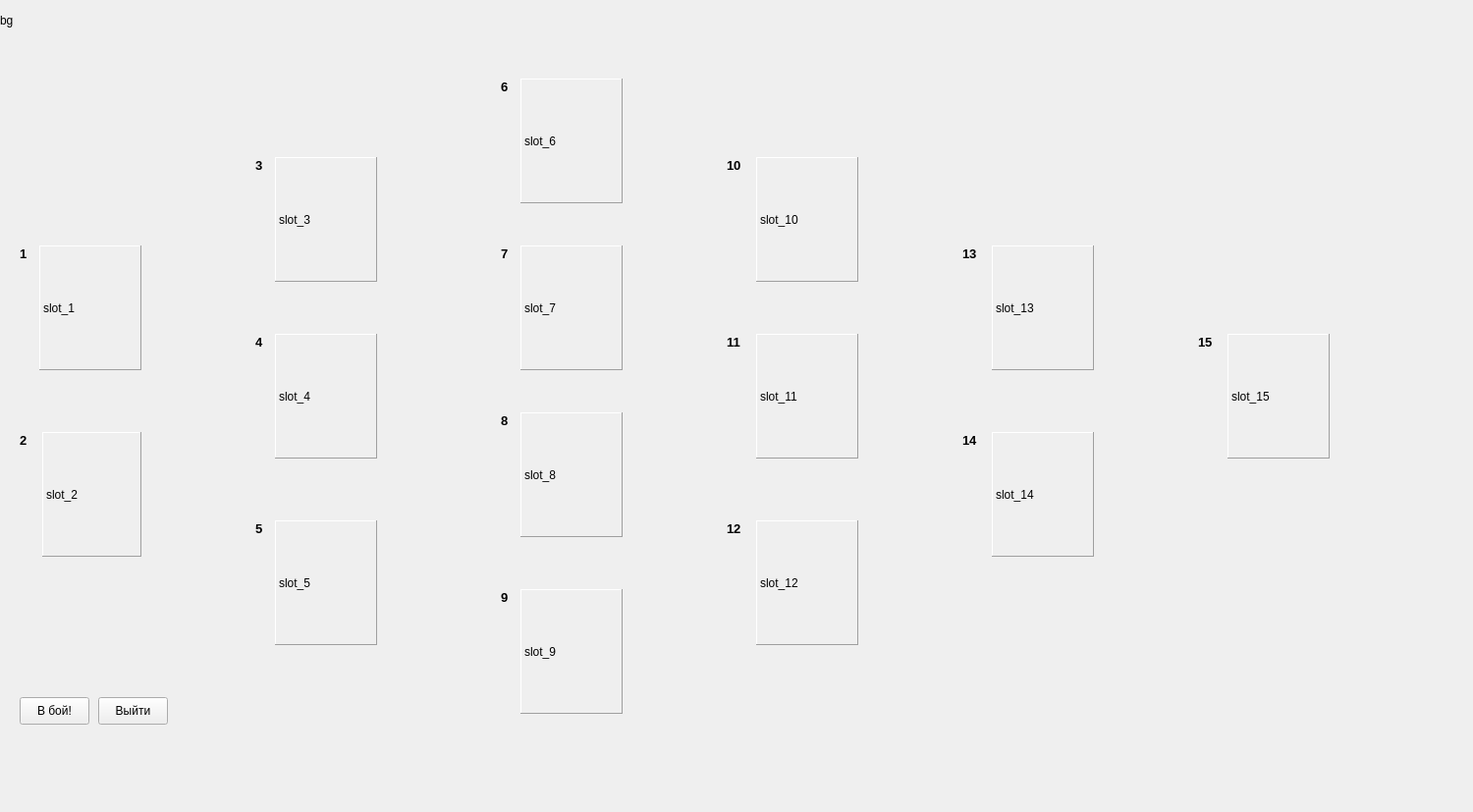
<?xml version="1.0" encoding="UTF-8"?>
<ui version="4.0">
 <class>CampaignWindow</class>
 <widget class="QMainWindow" name="CampaignWindow">
  <property name="enabled">
   <bool>true</bool>
  </property>
  <property name="geometry">
   <rect>
    <x>0</x>
    <y>0</y>
    <width>1500</width>
    <height>827</height>
   </rect>
  </property>
  <property name="maximumSize">
   <size>
    <width>1500</width>
    <height>827</height>
   </size>
  </property>
  <property name="windowTitle">
   <string>CampaignWindow</string>
  </property>
  <widget class="QWidget" name="centralwidget">
   <widget class="QPushButton" name="ExitButton">
    <property name="geometry">
     <rect>
      <x>100</x>
      <y>710</y>
      <width>71</width>
      <height>28</height>
     </rect>
    </property>
    <property name="text">
     <string>Выйти</string>
    </property>
   </widget>
   <widget class="QPushButton" name="pushButtonFight">
    <property name="geometry">
     <rect>
      <x>20</x>
      <y>710</y>
      <width>71</width>
      <height>28</height>
     </rect>
    </property>
    <property name="text">
     <string>В бой!</string>
    </property>
   </widget>
   <widget class="QLabel" name="slot2">
    <property name="geometry">
     <rect>
      <x>43</x>
      <y>440</y>
      <width>101</width>
      <height>127</height>
     </rect>
    </property>
    <property name="layoutDirection">
     <enum>Qt::RightToLeft</enum>
    </property>
    <property name="frameShape">
     <enum>QFrame::Panel</enum>
    </property>
    <property name="frameShadow">
     <enum>QFrame::Raised</enum>
    </property>
    <property name="lineWidth">
     <number>1</number>
    </property>
    <property name="midLineWidth">
     <number>0</number>
    </property>
    <property name="text">
     <string>slot_2</string>
    </property>
    <property name="alignment">
     <set>Qt::AlignLeading|Qt::AlignLeft|Qt::AlignVCenter</set>
    </property>
   </widget>
   <widget class="QLabel" name="slot4">
    <property name="geometry">
     <rect>
      <x>280</x>
      <y>340</y>
      <width>104</width>
      <height>127</height>
     </rect>
    </property>
    <property name="frameShape">
     <enum>QFrame::Panel</enum>
    </property>
    <property name="frameShadow">
     <enum>QFrame::Raised</enum>
    </property>
    <property name="lineWidth">
     <number>1</number>
    </property>
    <property name="midLineWidth">
     <number>0</number>
    </property>
    <property name="text">
     <string>slot_4</string>
    </property>
   </widget>
   <widget class="QPushButton" name="pushButtonSlot_4">
    <property name="geometry">
     <rect>
      <x>280</x>
      <y>340</y>
      <width>104</width>
      <height>127</height>
     </rect>
    </property>
    <property name="text">
     <string/>
    </property>
    <property name="flat">
     <bool>true</bool>
    </property>
   </widget>
   <widget class="QPushButton" name="pushButtonSlot_2">
    <property name="geometry">
     <rect>
      <x>40</x>
      <y>440</y>
      <width>104</width>
      <height>127</height>
     </rect>
    </property>
    <property name="layoutDirection">
     <enum>Qt::LeftToRight</enum>
    </property>
    <property name="text">
     <string/>
    </property>
    <property name="flat">
     <bool>true</bool>
    </property>
   </widget>
   <widget class="QLabel" name="slot1">
    <property name="geometry">
     <rect>
      <x>40</x>
      <y>250</y>
      <width>104</width>
      <height>127</height>
     </rect>
    </property>
    <property name="frameShape">
     <enum>QFrame::Panel</enum>
    </property>
    <property name="frameShadow">
     <enum>QFrame::Raised</enum>
    </property>
    <property name="lineWidth">
     <number>1</number>
    </property>
    <property name="midLineWidth">
     <number>0</number>
    </property>
    <property name="text">
     <string>slot_1</string>
    </property>
   </widget>
   <widget class="QPushButton" name="pushButtonSlot_1">
    <property name="geometry">
     <rect>
      <x>40</x>
      <y>250</y>
      <width>104</width>
      <height>127</height>
     </rect>
    </property>
    <property name="text">
     <string/>
    </property>
    <property name="flat">
     <bool>true</bool>
    </property>
   </widget>
   <widget class="QLabel" name="slot3">
    <property name="geometry">
     <rect>
      <x>280</x>
      <y>160</y>
      <width>104</width>
      <height>127</height>
     </rect>
    </property>
    <property name="frameShape">
     <enum>QFrame::Panel</enum>
    </property>
    <property name="frameShadow">
     <enum>QFrame::Raised</enum>
    </property>
    <property name="lineWidth">
     <number>1</number>
    </property>
    <property name="midLineWidth">
     <number>0</number>
    </property>
    <property name="text">
     <string>slot_3</string>
    </property>
   </widget>
   <widget class="QPushButton" name="pushButtonSlot_3">
    <property name="geometry">
     <rect>
      <x>280</x>
      <y>160</y>
      <width>104</width>
      <height>127</height>
     </rect>
    </property>
    <property name="text">
     <string/>
    </property>
    <property name="flat">
     <bool>true</bool>
    </property>
   </widget>
   <widget class="QLabel" name="campaignBG">
    <property name="geometry">
     <rect>
      <x>0</x>
      <y>0</y>
      <width>41</width>
      <height>41</height>
     </rect>
    </property>
    <property name="text">
     <string>bg</string>
    </property>
    <property name="scaledContents">
     <bool>true</bool>
    </property>
   </widget>
   <widget class="QPushButton" name="pushButtonSlot_5">
    <property name="geometry">
     <rect>
      <x>280</x>
      <y>530</y>
      <width>104</width>
      <height>127</height>
     </rect>
    </property>
    <property name="text">
     <string/>
    </property>
    <property name="flat">
     <bool>true</bool>
    </property>
   </widget>
   <widget class="QLabel" name="slot5">
    <property name="geometry">
     <rect>
      <x>280</x>
      <y>530</y>
      <width>104</width>
      <height>127</height>
     </rect>
    </property>
    <property name="frameShape">
     <enum>QFrame::Panel</enum>
    </property>
    <property name="frameShadow">
     <enum>QFrame::Raised</enum>
    </property>
    <property name="lineWidth">
     <number>1</number>
    </property>
    <property name="midLineWidth">
     <number>0</number>
    </property>
    <property name="text">
     <string>slot_5</string>
    </property>
   </widget>
   <widget class="QPushButton" name="pushButtonSlot_6">
    <property name="geometry">
     <rect>
      <x>530</x>
      <y>80</y>
      <width>104</width>
      <height>127</height>
     </rect>
    </property>
    <property name="text">
     <string/>
    </property>
    <property name="flat">
     <bool>true</bool>
    </property>
   </widget>
   <widget class="QLabel" name="slot6">
    <property name="geometry">
     <rect>
      <x>530</x>
      <y>80</y>
      <width>104</width>
      <height>127</height>
     </rect>
    </property>
    <property name="frameShape">
     <enum>QFrame::Panel</enum>
    </property>
    <property name="frameShadow">
     <enum>QFrame::Raised</enum>
    </property>
    <property name="lineWidth">
     <number>1</number>
    </property>
    <property name="midLineWidth">
     <number>0</number>
    </property>
    <property name="text">
     <string>slot_6</string>
    </property>
   </widget>
   <widget class="QLabel" name="PlayerSlotTxt_1">
    <property name="geometry">
     <rect>
      <x>20</x>
      <y>250</y>
      <width>16</width>
      <height>16</height>
     </rect>
    </property>
    <property name="font">
     <font>
      <pointsize>10</pointsize>
      <weight>75</weight>
      <bold>true</bold>
     </font>
    </property>
    <property name="text">
     <string>1</string>
    </property>
   </widget>
   <widget class="QLabel" name="PlayerSlotTxt_3">
    <property name="geometry">
     <rect>
      <x>260</x>
      <y>160</y>
      <width>16</width>
      <height>16</height>
     </rect>
    </property>
    <property name="font">
     <font>
      <pointsize>10</pointsize>
      <weight>75</weight>
      <bold>true</bold>
     </font>
    </property>
    <property name="text">
     <string>3</string>
    </property>
   </widget>
   <widget class="QLabel" name="PlayerSlotTxt_5">
    <property name="geometry">
     <rect>
      <x>260</x>
      <y>530</y>
      <width>16</width>
      <height>16</height>
     </rect>
    </property>
    <property name="font">
     <font>
      <pointsize>10</pointsize>
      <weight>75</weight>
      <bold>true</bold>
     </font>
    </property>
    <property name="text">
     <string>5</string>
    </property>
   </widget>
   <widget class="QLabel" name="PlayerSlotTxt_2">
    <property name="geometry">
     <rect>
      <x>20</x>
      <y>440</y>
      <width>16</width>
      <height>16</height>
     </rect>
    </property>
    <property name="font">
     <font>
      <pointsize>10</pointsize>
      <weight>75</weight>
      <bold>true</bold>
     </font>
    </property>
    <property name="text">
     <string>2</string>
    </property>
   </widget>
   <widget class="QLabel" name="PlayerSlotTxt_4">
    <property name="geometry">
     <rect>
      <x>260</x>
      <y>340</y>
      <width>16</width>
      <height>16</height>
     </rect>
    </property>
    <property name="font">
     <font>
      <pointsize>10</pointsize>
      <weight>75</weight>
      <bold>true</bold>
     </font>
    </property>
    <property name="text">
     <string>4</string>
    </property>
   </widget>
   <widget class="QLabel" name="EnemySlotTxt_6">
    <property name="geometry">
     <rect>
      <x>510</x>
      <y>80</y>
      <width>16</width>
      <height>16</height>
     </rect>
    </property>
    <property name="font">
     <font>
      <pointsize>10</pointsize>
      <weight>75</weight>
      <bold>true</bold>
     </font>
    </property>
    <property name="text">
     <string>6</string>
    </property>
   </widget>
   <widget class="QLabel" name="EnemySlotTxt_7">
    <property name="geometry">
     <rect>
      <x>510</x>
      <y>250</y>
      <width>16</width>
      <height>16</height>
     </rect>
    </property>
    <property name="font">
     <font>
      <pointsize>10</pointsize>
      <weight>75</weight>
      <bold>true</bold>
     </font>
    </property>
    <property name="text">
     <string>7</string>
    </property>
   </widget>
   <widget class="QPushButton" name="pushButtonSlot_7">
    <property name="geometry">
     <rect>
      <x>530</x>
      <y>250</y>
      <width>104</width>
      <height>127</height>
     </rect>
    </property>
    <property name="text">
     <string/>
    </property>
    <property name="flat">
     <bool>true</bool>
    </property>
   </widget>
   <widget class="QLabel" name="slot7">
    <property name="geometry">
     <rect>
      <x>530</x>
      <y>250</y>
      <width>104</width>
      <height>127</height>
     </rect>
    </property>
    <property name="frameShape">
     <enum>QFrame::Panel</enum>
    </property>
    <property name="frameShadow">
     <enum>QFrame::Raised</enum>
    </property>
    <property name="lineWidth">
     <number>1</number>
    </property>
    <property name="midLineWidth">
     <number>0</number>
    </property>
    <property name="text">
     <string>slot_7</string>
    </property>
   </widget>
   <widget class="QLabel" name="EnemySlotTxt_8">
    <property name="geometry">
     <rect>
      <x>510</x>
      <y>420</y>
      <width>16</width>
      <height>16</height>
     </rect>
    </property>
    <property name="font">
     <font>
      <pointsize>10</pointsize>
      <weight>75</weight>
      <bold>true</bold>
     </font>
    </property>
    <property name="text">
     <string>8</string>
    </property>
   </widget>
   <widget class="QPushButton" name="pushButtonSlot_8">
    <property name="geometry">
     <rect>
      <x>530</x>
      <y>420</y>
      <width>104</width>
      <height>127</height>
     </rect>
    </property>
    <property name="text">
     <string/>
    </property>
    <property name="flat">
     <bool>true</bool>
    </property>
   </widget>
   <widget class="QLabel" name="slot8">
    <property name="geometry">
     <rect>
      <x>530</x>
      <y>420</y>
      <width>104</width>
      <height>127</height>
     </rect>
    </property>
    <property name="frameShape">
     <enum>QFrame::Panel</enum>
    </property>
    <property name="frameShadow">
     <enum>QFrame::Raised</enum>
    </property>
    <property name="lineWidth">
     <number>1</number>
    </property>
    <property name="midLineWidth">
     <number>0</number>
    </property>
    <property name="text">
     <string>slot_8</string>
    </property>
   </widget>
   <widget class="QLabel" name="EnemySlotTxt_9">
    <property name="geometry">
     <rect>
      <x>510</x>
      <y>600</y>
      <width>16</width>
      <height>16</height>
     </rect>
    </property>
    <property name="font">
     <font>
      <pointsize>10</pointsize>
      <weight>75</weight>
      <bold>true</bold>
     </font>
    </property>
    <property name="text">
     <string>9</string>
    </property>
   </widget>
   <widget class="QLabel" name="slot9">
    <property name="geometry">
     <rect>
      <x>530</x>
      <y>600</y>
      <width>104</width>
      <height>127</height>
     </rect>
    </property>
    <property name="frameShape">
     <enum>QFrame::Panel</enum>
    </property>
    <property name="frameShadow">
     <enum>QFrame::Raised</enum>
    </property>
    <property name="lineWidth">
     <number>1</number>
    </property>
    <property name="midLineWidth">
     <number>0</number>
    </property>
    <property name="text">
     <string>slot_9</string>
    </property>
   </widget>
   <widget class="QPushButton" name="pushButtonSlot_9">
    <property name="geometry">
     <rect>
      <x>530</x>
      <y>600</y>
      <width>104</width>
      <height>127</height>
     </rect>
    </property>
    <property name="text">
     <string/>
    </property>
    <property name="flat">
     <bool>true</bool>
    </property>
   </widget>
   <widget class="QLabel" name="EnemySlotTxt_10">
    <property name="geometry">
     <rect>
      <x>740</x>
      <y>160</y>
      <width>23</width>
      <height>16</height>
     </rect>
    </property>
    <property name="font">
     <font>
      <pointsize>10</pointsize>
      <weight>75</weight>
      <bold>true</bold>
     </font>
    </property>
    <property name="text">
     <string>10</string>
    </property>
   </widget>
   <widget class="QPushButton" name="pushButtonSlot_10">
    <property name="geometry">
     <rect>
      <x>770</x>
      <y>160</y>
      <width>104</width>
      <height>127</height>
     </rect>
    </property>
    <property name="text">
     <string/>
    </property>
    <property name="flat">
     <bool>true</bool>
    </property>
   </widget>
   <widget class="QLabel" name="slot10">
    <property name="geometry">
     <rect>
      <x>770</x>
      <y>160</y>
      <width>104</width>
      <height>127</height>
     </rect>
    </property>
    <property name="frameShape">
     <enum>QFrame::Panel</enum>
    </property>
    <property name="frameShadow">
     <enum>QFrame::Raised</enum>
    </property>
    <property name="lineWidth">
     <number>1</number>
    </property>
    <property name="midLineWidth">
     <number>0</number>
    </property>
    <property name="text">
     <string>slot_10</string>
    </property>
   </widget>
   <widget class="QLabel" name="slot11">
    <property name="geometry">
     <rect>
      <x>770</x>
      <y>340</y>
      <width>104</width>
      <height>127</height>
     </rect>
    </property>
    <property name="frameShape">
     <enum>QFrame::Panel</enum>
    </property>
    <property name="frameShadow">
     <enum>QFrame::Raised</enum>
    </property>
    <property name="lineWidth">
     <number>1</number>
    </property>
    <property name="midLineWidth">
     <number>0</number>
    </property>
    <property name="text">
     <string>slot_11</string>
    </property>
   </widget>
   <widget class="QLabel" name="EnemySlotTxt_11">
    <property name="geometry">
     <rect>
      <x>740</x>
      <y>340</y>
      <width>23</width>
      <height>16</height>
     </rect>
    </property>
    <property name="font">
     <font>
      <pointsize>10</pointsize>
      <weight>75</weight>
      <bold>true</bold>
     </font>
    </property>
    <property name="text">
     <string>11</string>
    </property>
   </widget>
   <widget class="QPushButton" name="pushButtonSlot_11">
    <property name="geometry">
     <rect>
      <x>770</x>
      <y>340</y>
      <width>104</width>
      <height>127</height>
     </rect>
    </property>
    <property name="text">
     <string/>
    </property>
    <property name="flat">
     <bool>true</bool>
    </property>
   </widget>
   <widget class="QPushButton" name="pushButtonSlot_12">
    <property name="geometry">
     <rect>
      <x>770</x>
      <y>530</y>
      <width>104</width>
      <height>127</height>
     </rect>
    </property>
    <property name="text">
     <string/>
    </property>
    <property name="flat">
     <bool>true</bool>
    </property>
   </widget>
   <widget class="QLabel" name="slot12">
    <property name="geometry">
     <rect>
      <x>770</x>
      <y>530</y>
      <width>104</width>
      <height>127</height>
     </rect>
    </property>
    <property name="frameShape">
     <enum>QFrame::Panel</enum>
    </property>
    <property name="frameShadow">
     <enum>QFrame::Raised</enum>
    </property>
    <property name="lineWidth">
     <number>1</number>
    </property>
    <property name="midLineWidth">
     <number>0</number>
    </property>
    <property name="text">
     <string>slot_12</string>
    </property>
   </widget>
   <widget class="QLabel" name="EnemySlotTxt_12">
    <property name="geometry">
     <rect>
      <x>740</x>
      <y>530</y>
      <width>23</width>
      <height>16</height>
     </rect>
    </property>
    <property name="font">
     <font>
      <pointsize>10</pointsize>
      <weight>75</weight>
      <bold>true</bold>
     </font>
    </property>
    <property name="text">
     <string>12</string>
    </property>
   </widget>
   <widget class="QPushButton" name="pushButtonSlot_13">
    <property name="geometry">
     <rect>
      <x>1010</x>
      <y>250</y>
      <width>104</width>
      <height>127</height>
     </rect>
    </property>
    <property name="text">
     <string/>
    </property>
    <property name="flat">
     <bool>true</bool>
    </property>
   </widget>
   <widget class="QLabel" name="EnemySlotTxt_13">
    <property name="geometry">
     <rect>
      <x>980</x>
      <y>250</y>
      <width>23</width>
      <height>16</height>
     </rect>
    </property>
    <property name="font">
     <font>
      <pointsize>10</pointsize>
      <weight>75</weight>
      <bold>true</bold>
     </font>
    </property>
    <property name="text">
     <string>13</string>
    </property>
   </widget>
   <widget class="QLabel" name="slot13">
    <property name="geometry">
     <rect>
      <x>1010</x>
      <y>250</y>
      <width>104</width>
      <height>127</height>
     </rect>
    </property>
    <property name="frameShape">
     <enum>QFrame::Panel</enum>
    </property>
    <property name="frameShadow">
     <enum>QFrame::Raised</enum>
    </property>
    <property name="lineWidth">
     <number>1</number>
    </property>
    <property name="midLineWidth">
     <number>0</number>
    </property>
    <property name="text">
     <string>slot_13</string>
    </property>
   </widget>
   <widget class="QLabel" name="slot14">
    <property name="geometry">
     <rect>
      <x>1010</x>
      <y>440</y>
      <width>104</width>
      <height>127</height>
     </rect>
    </property>
    <property name="frameShape">
     <enum>QFrame::Panel</enum>
    </property>
    <property name="frameShadow">
     <enum>QFrame::Raised</enum>
    </property>
    <property name="lineWidth">
     <number>1</number>
    </property>
    <property name="midLineWidth">
     <number>0</number>
    </property>
    <property name="text">
     <string>slot_14</string>
    </property>
   </widget>
   <widget class="QPushButton" name="pushButtonSlot_14">
    <property name="geometry">
     <rect>
      <x>1010</x>
      <y>440</y>
      <width>104</width>
      <height>127</height>
     </rect>
    </property>
    <property name="text">
     <string/>
    </property>
    <property name="flat">
     <bool>true</bool>
    </property>
   </widget>
   <widget class="QLabel" name="EnemySlotTxt_14">
    <property name="geometry">
     <rect>
      <x>980</x>
      <y>440</y>
      <width>23</width>
      <height>16</height>
     </rect>
    </property>
    <property name="font">
     <font>
      <pointsize>10</pointsize>
      <weight>75</weight>
      <bold>true</bold>
     </font>
    </property>
    <property name="text">
     <string>14</string>
    </property>
   </widget>
   <widget class="QPushButton" name="pushButtonSlot_15">
    <property name="geometry">
     <rect>
      <x>1250</x>
      <y>340</y>
      <width>104</width>
      <height>127</height>
     </rect>
    </property>
    <property name="text">
     <string/>
    </property>
    <property name="flat">
     <bool>true</bool>
    </property>
   </widget>
   <widget class="QLabel" name="EnemySlotTxt_15">
    <property name="geometry">
     <rect>
      <x>1220</x>
      <y>340</y>
      <width>23</width>
      <height>16</height>
     </rect>
    </property>
    <property name="font">
     <font>
      <pointsize>10</pointsize>
      <weight>75</weight>
      <bold>true</bold>
     </font>
    </property>
    <property name="text">
     <string>15</string>
    </property>
   </widget>
   <widget class="QLabel" name="slot15">
    <property name="geometry">
     <rect>
      <x>1250</x>
      <y>340</y>
      <width>104</width>
      <height>127</height>
     </rect>
    </property>
    <property name="frameShape">
     <enum>QFrame::Panel</enum>
    </property>
    <property name="frameShadow">
     <enum>QFrame::Raised</enum>
    </property>
    <property name="lineWidth">
     <number>1</number>
    </property>
    <property name="midLineWidth">
     <number>0</number>
    </property>
    <property name="text">
     <string>slot_15</string>
    </property>
   </widget>
   <zorder>campaignBG</zorder>
   <zorder>ExitButton</zorder>
   <zorder>pushButtonFight</zorder>
   <zorder>slot2</zorder>
   <zorder>slot4</zorder>
   <zorder>slot1</zorder>
   <zorder>slot3</zorder>
   <zorder>slot5</zorder>
   <zorder>slot6</zorder>
   <zorder>PlayerSlotTxt_1</zorder>
   <zorder>PlayerSlotTxt_3</zorder>
   <zorder>PlayerSlotTxt_5</zorder>
   <zorder>PlayerSlotTxt_2</zorder>
   <zorder>PlayerSlotTxt_4</zorder>
   <zorder>EnemySlotTxt_6</zorder>
   <zorder>EnemySlotTxt_7</zorder>
   <zorder>slot7</zorder>
   <zorder>EnemySlotTxt_8</zorder>
   <zorder>slot8</zorder>
   <zorder>EnemySlotTxt_9</zorder>
   <zorder>slot9</zorder>
   <zorder>EnemySlotTxt_10</zorder>
   <zorder>slot10</zorder>
   <zorder>slot11</zorder>
   <zorder>EnemySlotTxt_11</zorder>
   <zorder>slot12</zorder>
   <zorder>EnemySlotTxt_12</zorder>
   <zorder>EnemySlotTxt_13</zorder>
   <zorder>slot13</zorder>
   <zorder>pushButtonSlot_4</zorder>
   <zorder>pushButtonSlot_6</zorder>
   <zorder>pushButtonSlot_12</zorder>
   <zorder>pushButtonSlot_9</zorder>
   <zorder>pushButtonSlot_2</zorder>
   <zorder>pushButtonSlot_1</zorder>
   <zorder>pushButtonSlot_5</zorder>
   <zorder>pushButtonSlot_11</zorder>
   <zorder>pushButtonSlot_7</zorder>
   <zorder>pushButtonSlot_13</zorder>
   <zorder>pushButtonSlot_3</zorder>
   <zorder>pushButtonSlot_10</zorder>
   <zorder>pushButtonSlot_8</zorder>
   <zorder>slot14</zorder>
   <zorder>pushButtonSlot_14</zorder>
   <zorder>EnemySlotTxt_14</zorder>
   <zorder>EnemySlotTxt_15</zorder>
   <zorder>slot15</zorder>
   <zorder>pushButtonSlot_15</zorder>
  </widget>
 </widget>
 <resources/>
 <connections/>
</ui>
